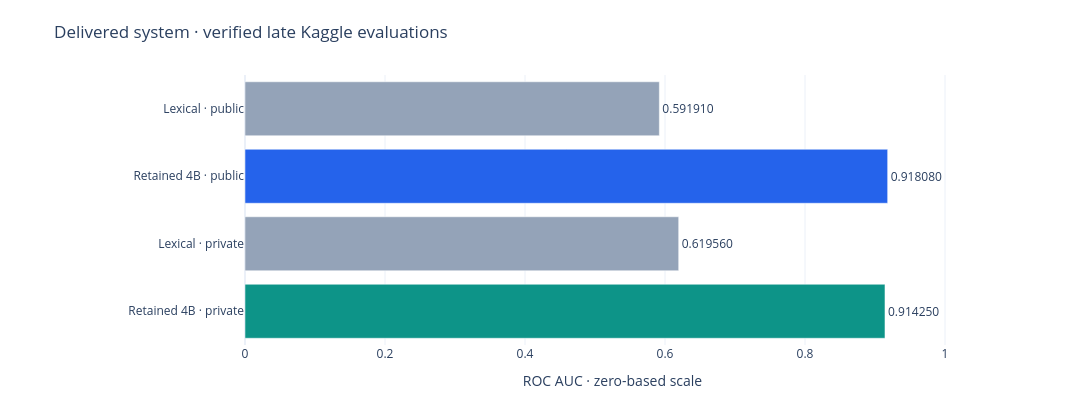

The notebook cell saved with this chart:
### Markdown cell above
## 1. The delivered result

A lexical reference scored 0.61956 private ROC AUC. Support adaptation with Qwen3-4B raised it to **0.91425**, a **+0.29469** absolute gain. The end-to-end comparison changes the backbone and training method together; the separate matched 4B experiment isolates adaptation.

These are successful **late** Kaggle evaluations. Public and private splits are labeled individually; AUC measures ranking and is not an accuracy percentage. The retained rank scores are not calibrated probabilities.

### Code cell
def show_chart(section, title, axis, limits, colors):
    labels = summary[section]["labels"]
    values = summary[section]["values"]
    fig = go.Figure(go.Bar(
        x=values, y=labels, orientation="h", marker_color=colors,
        text=[f"{v:.6f}" for v in values], textposition="outside",
        cliponaxis=False,
    ))
    fig.update_layout(
        template="plotly_white", title=title, height=410, width=1080,
        margin=dict(l=245, r=100, t=75, b=65), showlegend=False,
        xaxis=dict(title=axis, range=list(limits), zeroline=True),
        yaxis=dict(autorange="reversed"),
    )
    low, high = limits
    def x(value):
        return 300 + 620 * (value - low) / (high - low)
    zero = x(0)
    svg = ['<svg xmlns="http://www.w3.org/2000/svg" width="1080" height="410" viewBox="0 0 1080 410">',
           '<rect width="1080" height="410" fill="white"/>',
           f'<text x="24" y="34" font-family="Arial" font-size="20">{html.escape(title)}</text>']
    for i, (label, value, color) in enumerate(zip(labels, values, colors, strict=True)):
        y = 80 + i * 62
        edge = x(value)
        svg += [f'<text x="24" y="{y+19}" font-family="Arial" font-size="15">{html.escape(label)}</text>',
                f'<rect x="{min(zero, edge):.2f}" y="{y}" width="{abs(edge-zero):.2f}" height="27" fill="{color}"/>',
                f'<text x="{edge + (8 if value >= 0 else -8):.2f}" y="{y+19}" text-anchor="{"start" if value >= 0 else "end"}" font-family="Arial" font-size="14">{value:.6f}</text>']
    svg += [f'<line x1="{zero:.2f}" x2="{zero:.2f}" y1="65" y2="325" stroke="#64748b"/>',
            f'<text x="300" y="365" font-family="Arial" font-size="14">{html.escape(axis)}</text>',
            '</svg>']
    display({"application/vnd.plotly.v1+json": fig.to_plotly_json(),
             "image/svg+xml": "".join(svg)}, raw=True)

show_chart("official", "Delivered system · verified late Kaggle evaluations",
           "ROC AUC · zero-based scale", (0, 1.05),
           ["#94a3b8", "#2563eb", "#94a3b8", "#0d9488"])

### Figure 1 — Plotly figure (JSON) as saved in the notebook; plotly's stock layout.template omitted (floating-point values rounded to 4 significant figures)
{"data": [{"cliponaxis": false, "marker": {"color": ["#94a3b8", "#2563eb", "#94a3b8", "#0d9488"]}, "orientation": "h", "text": ["0.591910", "0.918080", "0.619560", "0.914250"], "textposition": "outside", "type": "bar", "x": [0.5919, 0.9181, 0.6196, 0.9143], "y": ["Lexical · public", "Retained 4B · public", "Lexical · private", "Retained 4B · private"]}], "layout": {"height": 410, "margin": {"b": 65, "l": 245, "r": 100, "t": 75}, "showlegend": false, "title": {"text": "Delivered system · verified late Kaggle evaluations"}, "width": 1080, "xaxis": {"range": [0, 1.05], "title": {"text": "ROC AUC · zero-based scale"}, "zeroline": true}, "yaxis": {"autorange": "reversed"}}}
